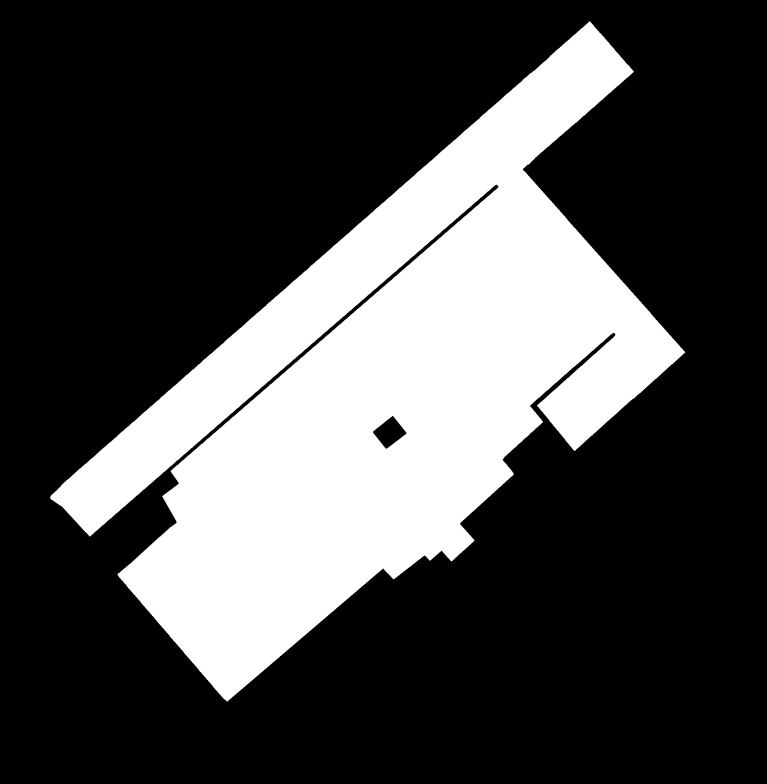
%> input picture DE/exp1_map.png, 2300 x 2350 px (shown at 1/3 size)
$ octave loadMap.m   (GNU Octave 9; MATLAB toolbox functions it lacks are replaced by stand-ins)
%> lines starting %> are read from the running program, lines starting %| are printed output that depends on the picture
map=imread("exp1_map.png");
map=map(:,:,1);
map=flip(map);
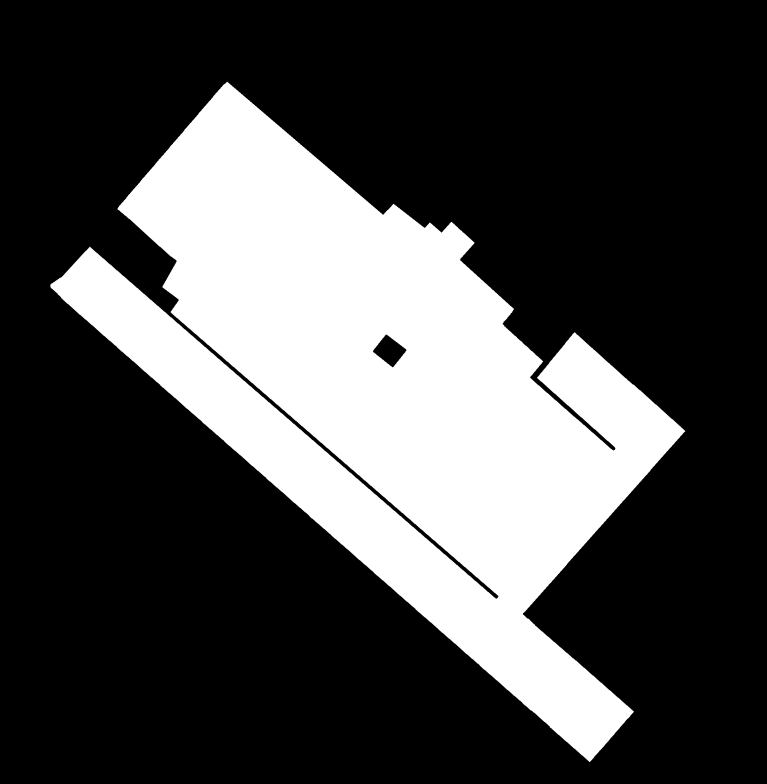
%> map: size 2350x2300 uint8 (shown at 1/3 size); min 0, max 255, mean 71.7; mean of the top-left, top-right, bottom-left and bottom-right quarters 108.4, 38.9, 33.7, 106
map=map';
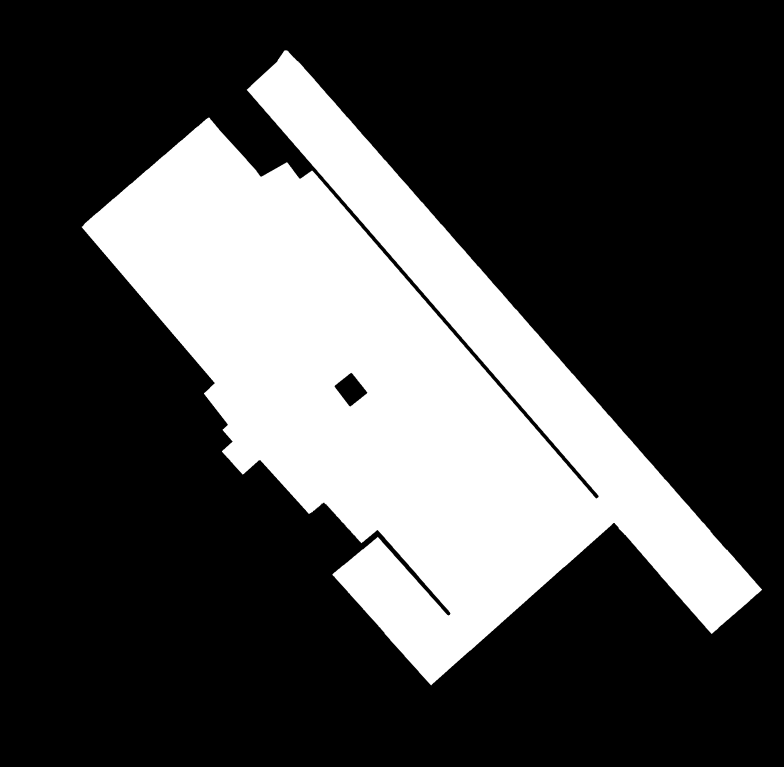
%> map: size 2300x2350 uint8 (shown at 1/3 size); min 0, max 255, mean 71.7; mean of the top-left, top-right, bottom-left and bottom-right quarters 108.4, 33.7, 38.9, 106

[obst_x,obst_y] = find(map == 0);
%> obst_x = 3878152 values from 1 to 2300; obst_y = 3878152 values from 1 to 2350
obst_x = (obst_x * 10 - 11000)/1000;%7000;
obst_y = (obst_y * 10 - 10000)/1000;%6500;
shuffle = randperm(length(obst_x));
obst_x = obst_x(shuffle);
obst_y = obst_y(shuffle);
